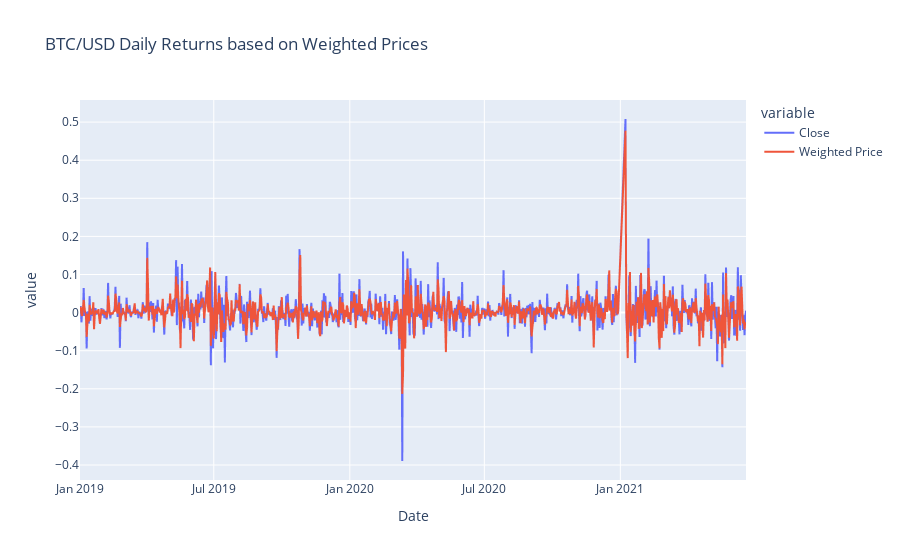

This figure's notebook cell:
### Code cell
#Plotting Daily returns from Weighted Prices
btc_weighted_returns_fig = px.line(btc_weighted_returns, title = 'BTC/USD Daily Returns based on Weighted Prices' )
btc_weighted_returns_fig.show()

### Figure 1 — Plotly figure (JSON) as saved in the notebook; plotly's stock layout.template omitted (floating-point values rounded to 4 significant figures; data arrays with more than 128 entries replaced by an {"elided": "..."} marker saying what was removed)
{"data": [{"hovertemplate": "variable=Close<br>Date=%{x}<br>value=%{y}<extra></extra>", "legendgroup": "Close", "line": {"color": "#636efa", "dash": "solid"}, "mode": "lines", "name": "Close", "showlegend": true, "type": "scattergl", "x": {"elided": "893 str values"}, "xaxis": "x", "y": {"elided": "893 float values"}, "yaxis": "y"}, {"hovertemplate": "variable=Weighted Price<br>Date=%{x}<br>value=%{y}<extra></extra>", "legendgroup": "Weighted Price", "line": {"color": "#EF553B", "dash": "solid"}, "mode": "lines", "name": "Weighted Price", "showlegend": true, "type": "scattergl", "x": {"elided": "893 str values"}, "xaxis": "x", "y": {"elided": "893 float values"}, "yaxis": "y"}], "layout": {"autosize": true, "legend": {"title": {"text": "variable"}, "tracegroupgap": 0}, "title": {"text": "BTC/USD Daily Returns based on Weighted Prices"}, "xaxis": {"anchor": "y", "autorange": true, "domain": [0, 1], "range": ["2019-01-01", "2021-06-20"], "title": {"text": "Date"}, "type": "date"}, "yaxis": {"anchor": "x", "autorange": true, "domain": [0, 1], "range": [-0.4393, 0.558], "title": {"text": "value"}, "type": "linear"}}}
